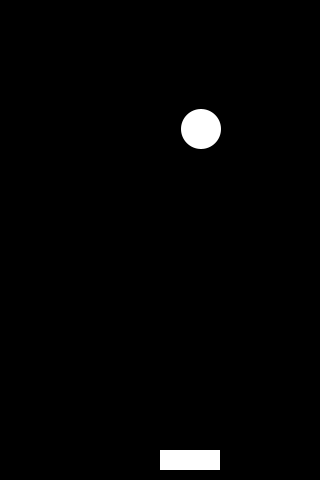
Frame 1 (no input)
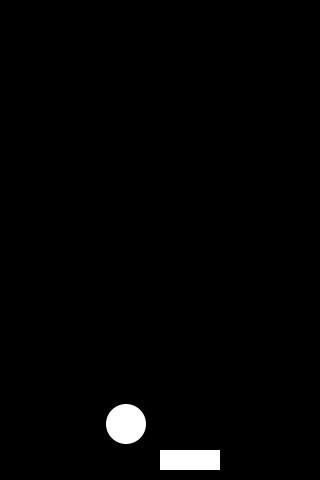
Frame 60 (the mouse pressed at the canvas centre just before this capture)
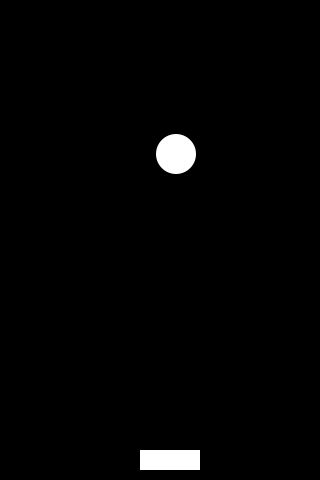
Frame 120 (the mouse held since frame 60 and released just before this capture)

The Processing sketch that drew these frames (run headless with seeded random() and noise(); from frame 60 on, the mouse is pressed at the canvas centre):

// Processing sketch: processing_83425
// ── processing_83425.pde

//Eric T. Computer Programming 1 Mods 4-5
ball Ball;
pong Paddle;
void setup()
{
  Paddle=new pong();
  Ball=new ball();
  size(320,480);
}
 
void draw()
{
  background(0);
  Paddle.keyPressed();
  Paddle.shows();
  Ball.move();
  Ball.bounce();
  Ball.show();
}
class pong
{
  int x,y;
  boolean left, right;
  pong()
  {
    x=160;
    y=450;
    left=false;
    right=false;
  }
  void keyPressed()
  {
    if(mousePressed == true)
    {
      x=mouseX-20;
    }
  }
  void shows()
  {
    noStroke();
    fill(255);
    rect(x,y,60,20);
  }
}
class ball
{
  int x, y;
  boolean up, right;
  ball()
  {
    x=int(random(320));
    y=int(random(480));
    up=false;
    right=false;
  }
  void move()
  {
    if (right == true)
    {
      x+=5;
    }
    else
    {
      x-=5;
    }
    if (up == true)
    {
      y-=5;
    }
    else
    {
      y+=5;
    }
    if(get(x,y+22)==color(255))
    {
      up=true;
    }    
  }
 
  void bounce()
  {
    if (x<20)
    {
      right = true;
    }
    if (x>300)
    {
      right = false;
    }
    if (y<20)
    {
      up = false;
    }
    if (y>460)
    {
      up = true;
    }
  } 
  void show()
  {
    noStroke();
    fill(255);
    ellipse(x, y, 40, 40);
  }
}
